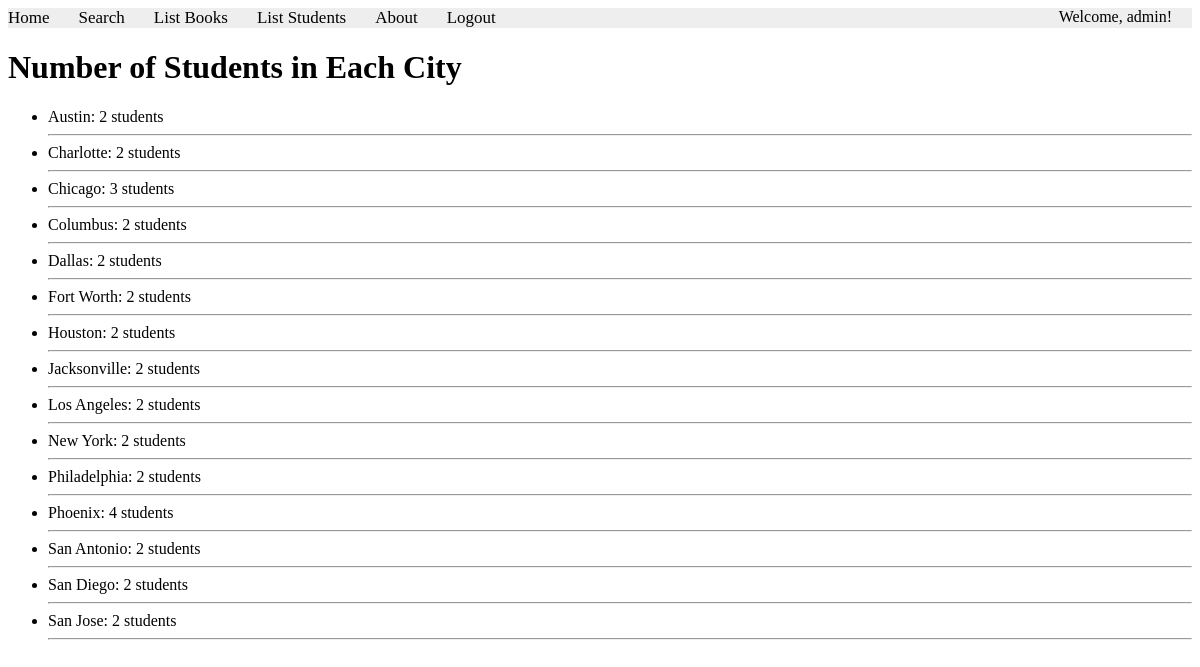
The page /users/lab8/task7 (signed in) on the database its author committed.
### apps/usermodule/models.py (models this page shows, shortened)
class Address(models.Model):
    city = models.CharField(max_length=100)

### apps/usermodule/views.py (the view)
# urls.py: path('lab8/task7', views.lab8_task7, name="users.lab8_task7"),
@login_required(login_url='login')
def lab8_task7(request):
    student_counts = Student.objects.values('address__city').annotate(count=models.Count('id'))
    return render(request, 'usermodule/lab8_task7.html', {'student_counts': student_counts})

### apps/templates/usermodule/lab8_task7.html (shortened to what this page needs)
{% extends "layouts/base.html" %}
{% block content %}
    <h1>Number of Students in Each City</h1>
    <ul>
        {% for entry in student_counts %}
            <li>{{ entry.address__city }}: {{ entry.count }} students</li>
            <hr/>
        {% endfor %}
    </ul>
{% endblock content %}

### apps/templates/includes/header.html
<div class="topnav">
    <a href="{% url 'books.index' %}">Home</a>
    <a href="{% url 'books.search' %}">Search</a>
    <a href="{% url 'books.list_books' %}">List Books</a>
    <a href="{% url 'list_students' %}">List Students</a>
    <a href="{% url 'books.aboutus' %}">About</a>
    {% if user.is_authenticated %}
        <a href="{% url 'logout' %}">Logout</a>
        <span style="float: right; margin-right: 20px;">Welcome, {{ user.username }}!</span>
    {% else %}
    <a href="{% url 'login' %}">Login</a>
    {% endif %}
</div>

### apps/static/styles.css (style rules this page uses)
.topnav { background-color: #eeeeee; width: 100%; }
.topnav a { color: #000000; text-align: center; margin-right: 25px; text-decoration: none; font-size: 17px; }
body { background-color: lighred; }

### rows shown on the page
Address: address__city "Austin", count "2"
Address: address__city "Charlotte", count "2"
Address: address__city "Chicago", count "3"
Address: address__city "Columbus", count "2"
Address: address__city "Dallas", count "2"
Address: address__city "Fort Worth", count "2"
Address: address__city "Houston", count "2"
Address: address__city "Jacksonville", count "2"
Address: address__city "Los Angeles", count "2"
Address: address__city "New York", count "2"
Address: address__city "Philadelphia", count "2"
Address: address__city "Phoenix", count "4"
Address: address__city "San Antonio", count "2"
Address: address__city "San Diego", count "2"
Address: address__city "San Jose", count "2"

### other values the page prints
{{ user.username }} "admin"
